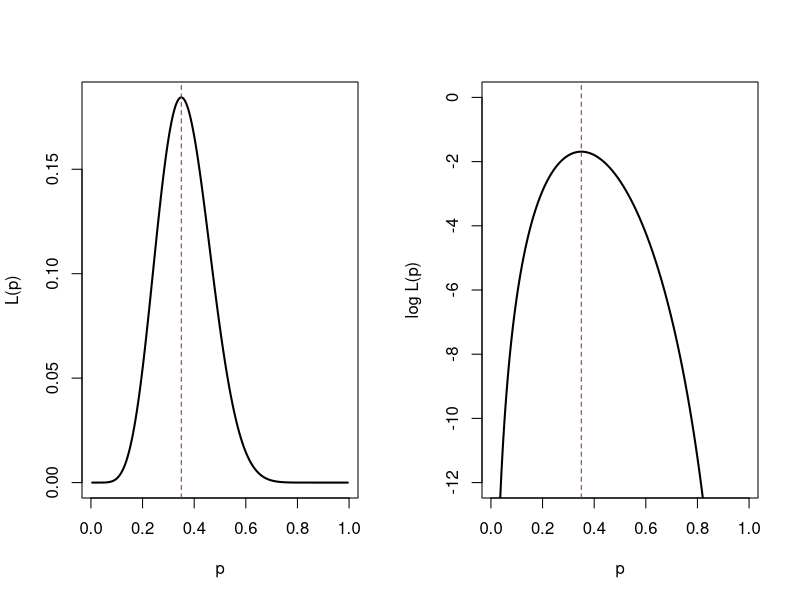
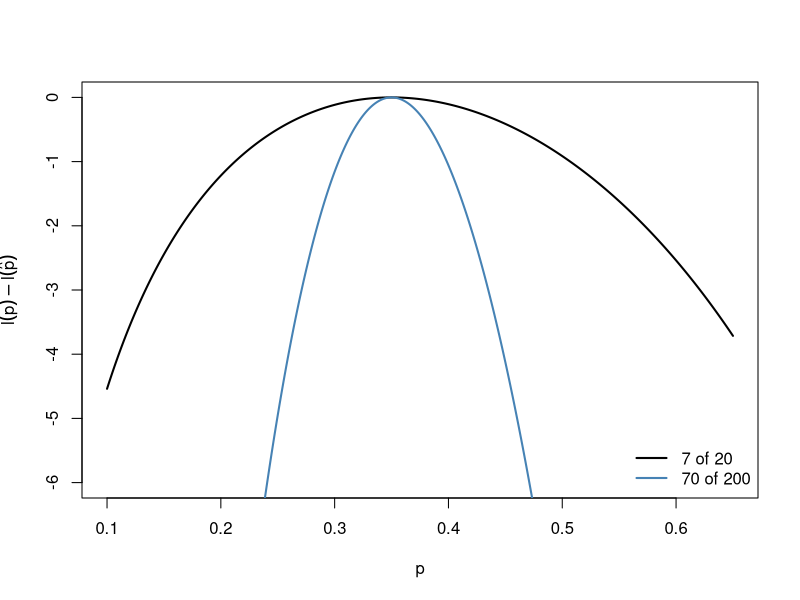
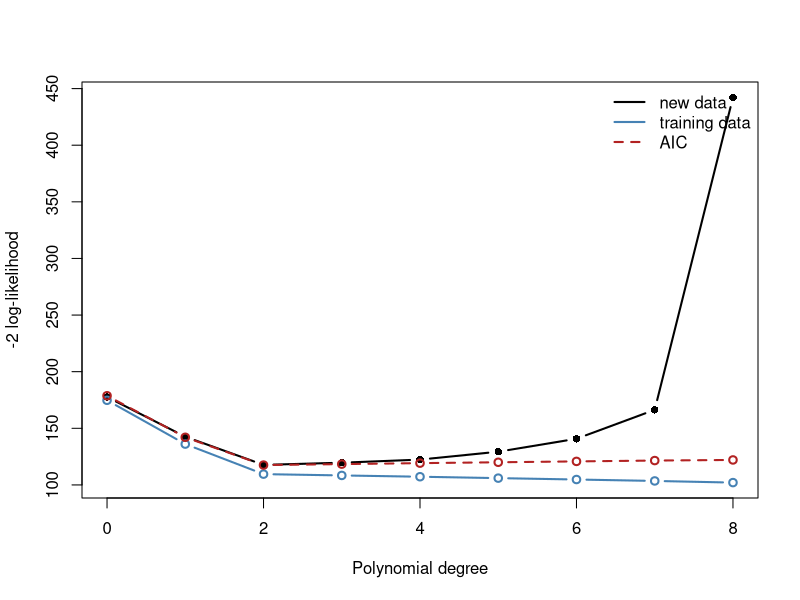

These charts were generated, in order, by the following R code:
## ---- chunk 1
#| fig-height: 3.8
p <- seq(0.005, 0.995, length.out = 500)
op <- par(mfrow = c(1, 2))
plot(p, dbinom(7, 20, p), type = "l", lwd = 2, xlab = "p", ylab = "L(p)")
abline(v = 7 / 20, lty = 2, col = "firebrick")
plot(p, dbinom(7, 20, p, log = TRUE), type = "l", lwd = 2, ylim = c(-12, 0),
     xlab = "p", ylab = "log L(p)")
abline(v = 7 / 20, lty = 2, col = "firebrick")
par(op)
## ---- chunk 2
set.seed(2026)
x <- runif(40, 0, 10)
y <- 3 + 1.5 * x + rnorm(40, 0, 2)
fit <- lm(y ~ x)

n <- length(y); rss <- sum(resid(fit)^2)
ll_by_hand <- -n / 2 * log(2 * pi * rss / n) - n / 2

c(by_hand = ll_by_hand, logLik_in_R = as.numeric(logLik(fit)))
## ---- chunk 3
nll <- function(par) {
  -sum(dnorm(y, par[1] + par[2] * x, exp(par[3]), log = TRUE))
}
opt <- optim(c(0, 0, 0), nll, method = "BFGS")

rbind(optim = c(opt$par[1:2], sigma = exp(opt$par[3])),
      lm    = c(coef(fit), sqrt(rss / n)))
## ---- chunk 4
#| fig-height: 3.8
ell <- function(p, k, n) k * log(p) + (n - k) * log(1 - p)
p <- seq(0.1, 0.65, length.out = 400)

plot(p, ell(p, 7, 20) - ell(0.35, 7, 20), type = "l", lwd = 2, ylim = c(-6, 0),
     xlab = "p", ylab = expression(l(p) - l(hat(p))))
lines(p, ell(p, 70, 200) - ell(0.35, 70, 200), lwd = 2, col = "steelblue")
legend("bottomright", c("7 of 20", "70 of 200"), col = c("black", "steelblue"),
       lwd = 2, bty = "n")
## ---- chunk 5
set.seed(2026)
n <- 400
dat <- data.frame(cpg1 = rnorm(n), cpg2 = rnorm(n), cpg3 = rnorm(n))
eta <- -0.5 + 1.5 * dat$cpg1 - 1.0 * dat$cpg2
dat$p_true <- plogis(eta)
dat$tumour <- rbinom(n, 1, dat$p_true)
table(dat$tumour)
## ---- chunk 6
X <- cbind(1, dat$cpg1, dat$cpg2, dat$cpg3)
y <- dat$tumour
b <- rep(0, ncol(X))

for (i in 1:7) {
  p <- plogis(drop(X %*% b))
  W <- p * (1 - p)
  info <- t(X) %*% (X * W)            # Fisher information
  grad <- t(X) %*% (y - p)            # gradient of the log-likelihood
  b <- b + solve(info, grad)
  cat(sprintf("iteration %d: log-likelihood %.4f\n", i,
              sum(y * log(p) + (1 - y) * log(1 - p))))
}

fit_glm <- glm(tumour ~ cpg1 + cpg2 + cpg3, data = dat, family = binomial)
round(cbind(newton = drop(b), glm = coef(fit_glm),
            se_newton = sqrt(diag(solve(info))),
            se_glm = summary(fit_glm)$coefficients[, 2]), 3)
## ---- chunk 7
eta  <- 4 / max(eigen(t(X) %*% X)$values)
b_ga <- rep(0, ncol(X))
trace_ga <- list()
for (i in 1:200) {
  b_ga <- b_ga + eta * drop(t(X) %*% (y - plogis(drop(X %*% b_ga))))
  if (i %in% c(7, 50, 200)) trace_ga[[paste0("gradient_ascent_", i)]] <- b_ga
}
out <- rbind(do.call(rbind, trace_ga), newton_7 = drop(b))
colnames(out) <- c("intercept", "cpg1", "cpg2", "cpg3")
round(out, 3)
## ---- chunk 8
X_mat <- cbind(1, as.matrix(dat[, c("cpg1", "cpg2", "cpg3")]))
penalised_loglik <- function(beta, lambda) {
  eta <- drop(X_mat %*% beta)
  sum(dat$tumour * eta - log1p(exp(eta))) - lambda / 2 * sum(beta[-1]^2)
}
fit_penalised <- function(lambda)
  optim(rep(0, 4), function(b) -penalised_loglik(b, lambda), method = "BFGS",
        control = list(reltol = 1e-12))$par

out <- cbind(glm               = coef(fit_glm),
             lambda_0          = fit_penalised(0),
             lambda_1_sklearn  = fit_penalised(1),
             lambda_50         = fit_penalised(50))
round(out, 3)
## ---- chunk 9
kl <- function(p, q) sum(ifelse(p > 0, p * log(p / q), 0))

p <- c(A = 0.4, C = 0.1, G = 0.1, T = 0.4)
q <- rep(0.25, 4)

rbind(contribution = p * log(p / q))
c(D_p_q = kl(p, q), D_q_p = kl(q, p))
## ---- chunk 10
kl_bern <- function(a, b) a * log(a / b) + (1 - a) * log((1 - a) / (1 - b))
a <- 0.35
d <- c(0.1, 0.05, 0.01)
round(rbind(exact = kl_bern(a, a + d), approx = 0.5 * d^2 / (a * (1 - a))), 6)
## ---- chunk 11
set.seed(11)
sim_y <- function(x) 2 + 1.5 * x - 0.8 * x^2 + rnorm(length(x))
degs  <- 0:8
n     <- 40
R     <- 500

dev2 <- function(y, mu, s2) -2 * sum(dnorm(y, mu, sqrt(s2), log = TRUE))

train <- test <- aic <- matrix(NA, R, length(degs))
xnew <- runif(2000, -2, 2); ynew <- sim_y(xnew)

for (r in 1:R) {
  x <- runif(n, -2, 2); y <- sim_y(x)
  for (j in seq_along(degs)) {
    d <- degs[j]
    f <- if (d == 0) lm(y ~ 1) else lm(y ~ poly(x, d, raw = TRUE))
    s2 <- sum(resid(f)^2) / n
    mu <- predict(f, newdata = data.frame(x = xnew))
    train[r, j] <- dev2(y, fitted(f), s2)
    test[r, j]  <- dev2(ynew, mu, s2) * n / 2000   # scaled to n observations
    aic[r, j]   <- AIC(f)
  }
}

k <- degs + 2       # coefficients plus the variance
tab <- rbind(degree = degs, k = k,
             training = colMeans(train), new_data = colMeans(test),
             AIC = colMeans(aic), optimism = colMeans(test - train),
             two_k = 2 * k)
round(tab, 1)
## ---- chunk 12
plot(degs, colMeans(test), type = "b", pch = 16, lwd = 2,
     ylim = range(colMeans(train), colMeans(test)),
     xlab = "Polynomial degree", ylab = "-2 log-likelihood")
lines(degs, colMeans(train), type = "b", col = "steelblue", lwd = 2)
lines(degs, colMeans(aic), type = "b", col = "firebrick", lwd = 2, lty = 2)
legend("topright", c("new data", "training data", "AIC"), bty = "n", lwd = 2,
       lty = c(1, 1, 2), col = c("black", "steelblue", "firebrick"))
## ---- chunk 13
set.seed(3)
n_o <- 40; p_o <- 6; sig <- 1
Xo  <- cbind(1, matrix(rnorm(n_o * (p_o - 1)), n_o))
mu  <- drop(Xo %*% rnorm(p_o))
Ho  <- Xo %*% solve(t(Xo) %*% Xo) %*% t(Xo)

gap <- replicate(5000, {
  y_o   <- mu + rnorm(n_o, 0, sig)
  y_hat <- drop(Ho %*% y_o)
  y_new <- mu + rnorm(n_o, 0, sig)
  c(train = sum((y_o - y_hat)^2), new = sum((y_new - y_hat)^2))
})

c(rowMeans(gap), optimism = unname(diff(rowMeans(gap))),
  theory_train = (n_o - p_o) * sig^2, theory_new = (n_o + p_o) * sig^2,
  theory_optimism = 2 * p_o * sig^2)
## ---- chunk 14
set.seed(5)
x <- runif(40, -2, 2); y <- sim_y(x)
models <- lapply(1:5, function(d) lm(y ~ poly(x, d, raw = TRUE)))

a  <- sapply(models, AIC)
dA <- a - min(a)
w  <- exp(-dA / 2) / sum(exp(-dA / 2))

round(rbind(degree = 1:5, k = sapply(models, function(m) attr(logLik(m), "df")),
            AIC = a, delta = dA, weight = w), 2)
